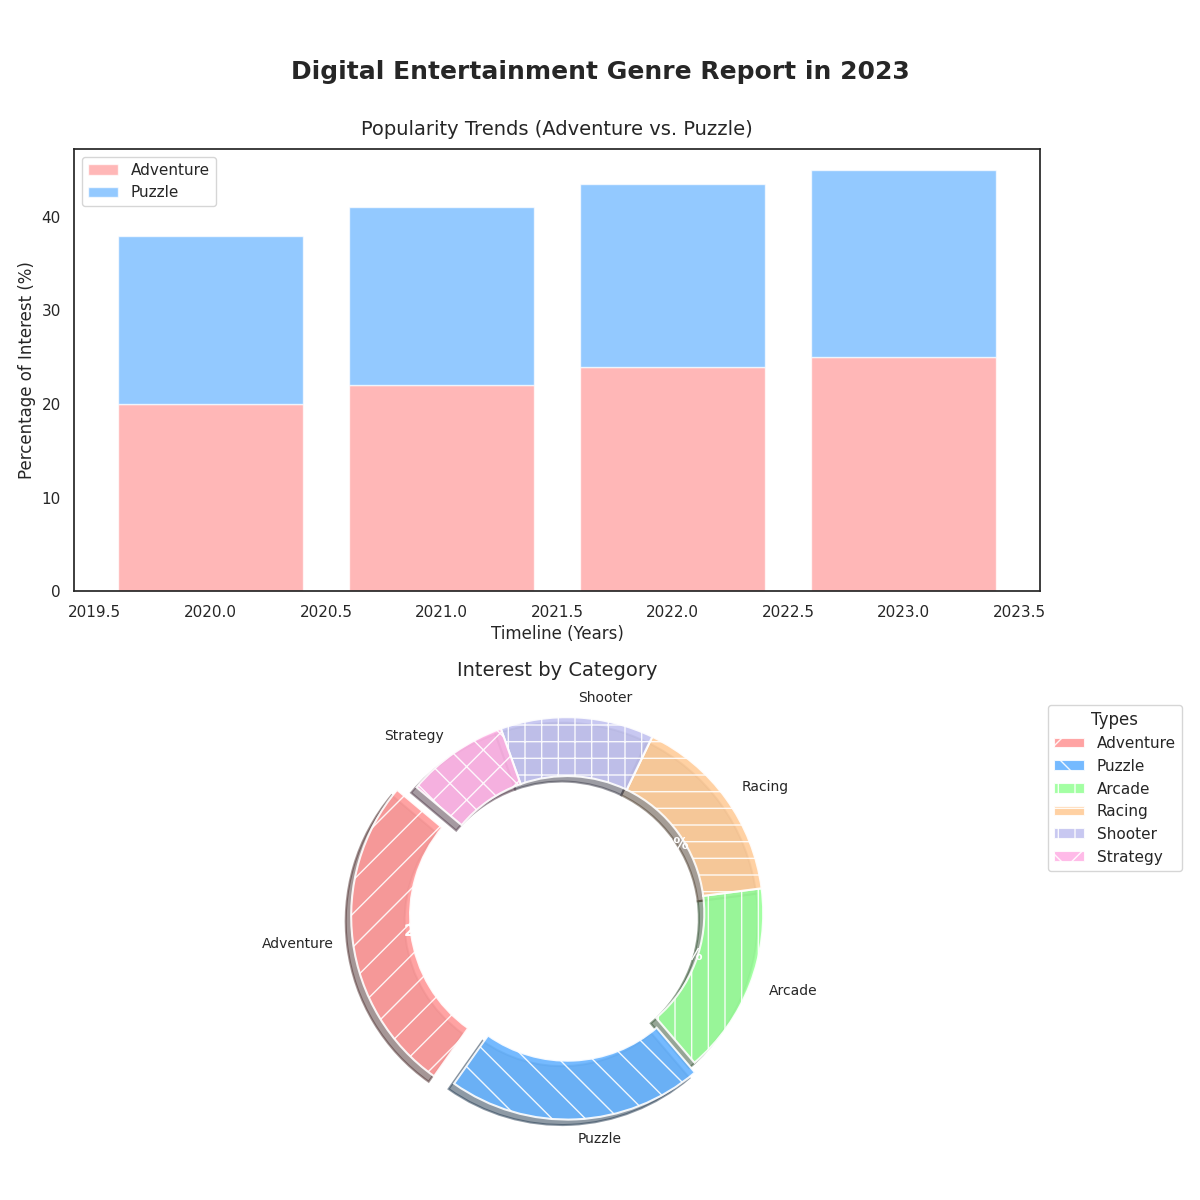

Generate this figure with Python:
import matplotlib.pyplot as plt
import numpy as np

genres = ['Adventure', 'Puzzle', 'Arcade', 'Racing', 'Shooter', 'Strategy']
market_shares = [25, 20, 15, 15, 12, 8]

colors = ['#ff9999', '#66b3ff', '#99ff99', '#ffcc99', '#c2c2f0', '#ffb3e6']
patterns = ['/', '\\', '|', '-', '+', 'x']

explode = (0.1, 0.05, 0, 0, 0, 0)

fig, axs = plt.subplots(2, 1, figsize=(12, 12))
fig.suptitle('Digital Entertainment Genre Report in 2023', fontsize=18, weight='bold', y=0.95)

years = [2020, 2021, 2022, 2023]
action_trend = [20, 22, 24, 25]
rpg_trend = [18, 19, 19.5, 20]

axs[0].bar(years, action_trend, color='#ff9999', alpha=0.7, label='Adventure')
axs[0].bar(years, rpg_trend, color='#66b3ff', alpha=0.7, label='Puzzle', bottom=action_trend)

axs[0].set_title('Popularity Trends (Adventure vs. Puzzle)', fontsize=14, pad=10)
axs[0].set_xlabel('Timeline (Years)', fontsize=12)
axs[0].set_ylabel('Percentage of Interest (%)', fontsize=12)
axs[0].legend(loc='upper left')

wedges, texts, autotexts = axs[1].pie(
    market_shares, explode=explode, labels=genres, autopct='%1.1f%%', startangle=140,
    colors=colors, wedgeprops=dict(width=0.3, edgecolor='w', linewidth=1.5, linestyle='-', 
    alpha=0.9), shadow=True
)

for i, wedge in enumerate(wedges):
    wedge.set_hatch(patterns[i])

plt.setp(texts, size=10)
plt.setp(autotexts, size=11, color='white', weight='bold')

axs[1].set_title('Interest by Category', fontsize=14, pad=15)
axs[1].axis('equal')
axs[1].legend(wedges, genres, title="Types", loc="upper left", bbox_to_anchor=(1, 0, 0.5, 1))

plt.tight_layout(rect=[0, 0.03, 1, 0.95])
plt.show()
